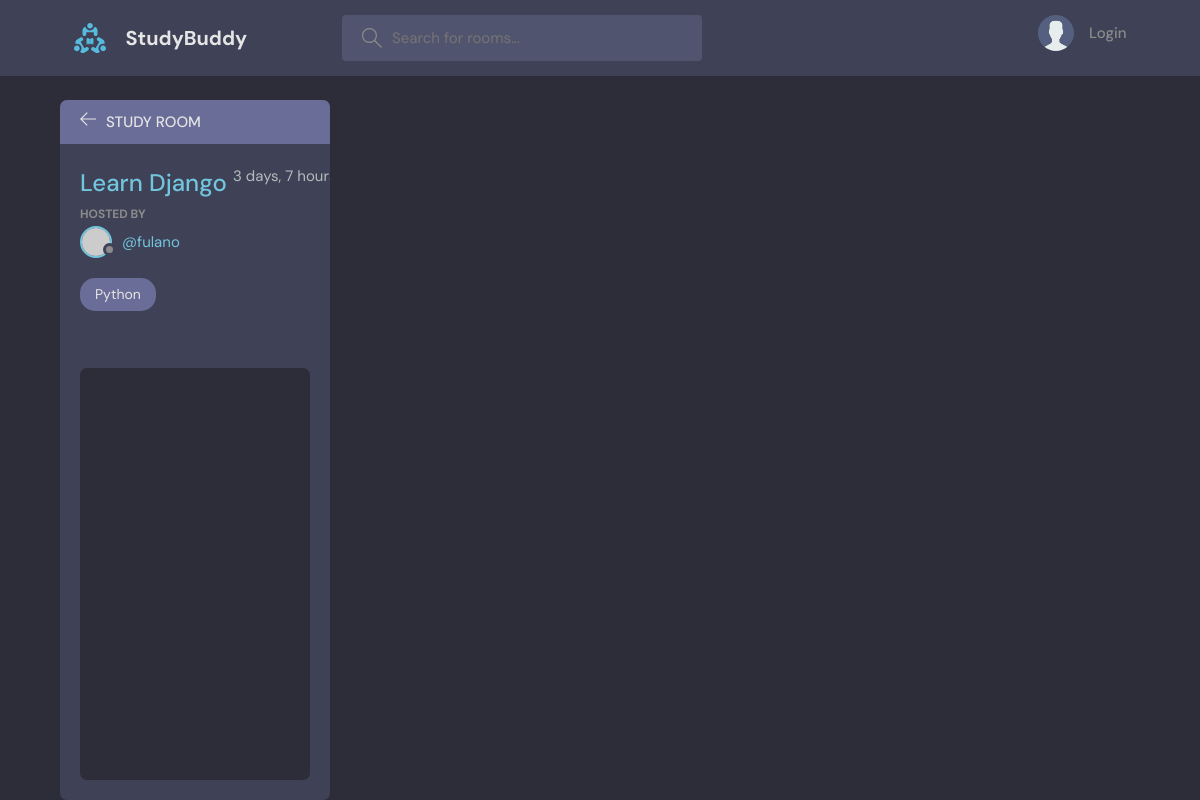
Page /room/6/ on the earlier database version.
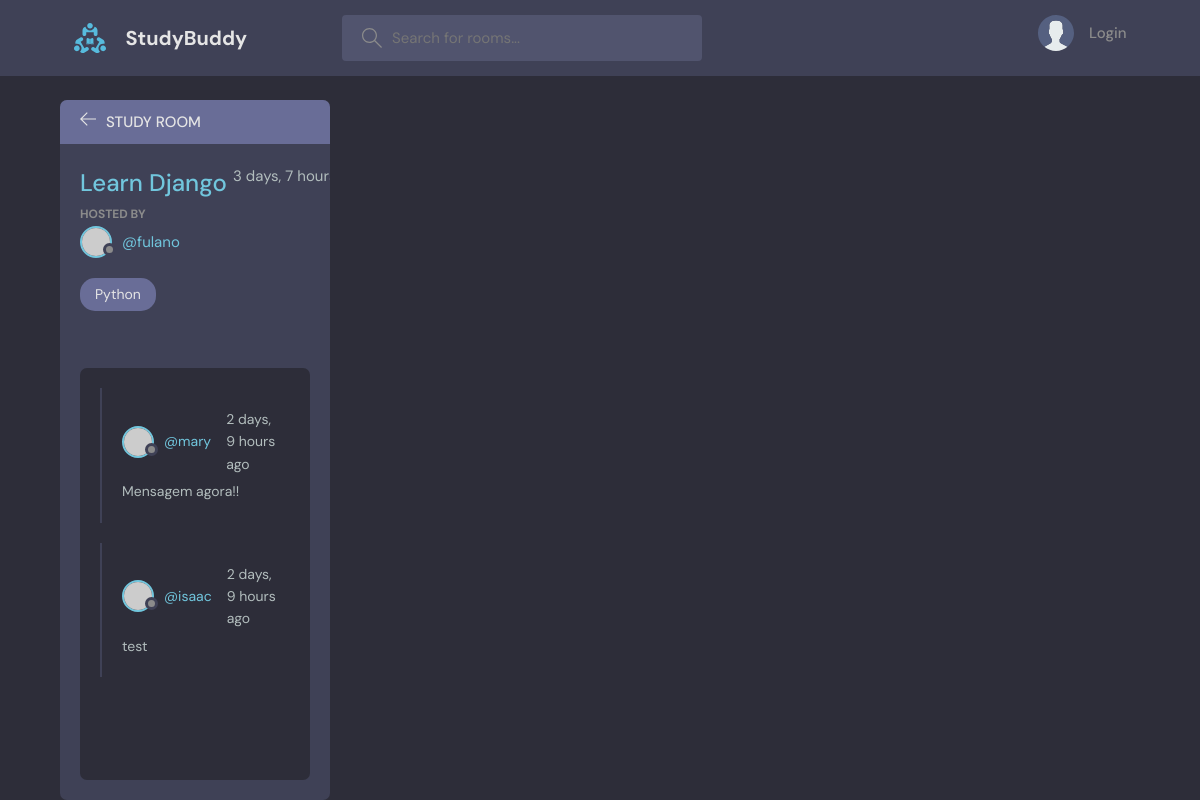
Same page on the later database version.
### base/models.py (models this page shows, shortened)
class Message(models.Model):
    user = models.ForeignKey(User, on_delete=models.CASCADE);
    room = models.ForeignKey(Room, on_delete=models.CASCADE);
    body = models.TextField();
    update = models.DateTimeField(auto_now=True);
    created = models.DateTimeField(auto_now_add=True);
    class Meta:
        ordering = ['-update', '-created'];

### base/views.py (the view, shortened to what this page needs)
# urls.py: path('room/<str:pk>/', views.room, name='room'),
def room(req, pk):
    room = Room.objects.get(id=pk);
    room_messages = room.message_set.all()
    participants = room.participants.all();
    context = {'room': room, 'room_messages': room_messages, 'participants': participants};
    return render(req, 'base/room.html', context);

### base/models.py (called while the page is built)
    def __str__(self):
        return self.name;

### base/templates/base/room.html (shortened to what this page needs)
{% extends 'index.html' %}
{% block content %}
    <main class="profile-page layout layout--2">
      <div class="container">
        <div class="room">
          <div class="room__top">
            <div class="room__topLeft">
              <a href="{% url 'home' %}">
                <svg version="1.1" xmlns="http://www.w3.org/2000/svg" width="32" height="32" viewBox="0 0 32 32">
                  <title>arrow-left</title>
                  <path
                    d="M13.723 2.286l-13.723 13.714 13.719 13.714 1.616-1.611-10.96-10.96h27.625v-2.286h-27.625l10.965-10.965-1.616-1.607z"
                  ></path>
                </svg>
              </a>
              <h3>Study Room</h3>
            </div>
          </div>
          <div class="room__box scroll">
            <div class="room__header scroll">
              <div class="room__info">
                <h3>{{room.name}}</h3>
                <span>{{room.created|timesince}}</span>
              </div>
              <div class="room__hosted">
                <p>Hosted By</p>
                <a href="{% url 'user-profile' room.host.id %}" class="room__author">
                  <div class="avatar avatar--small">
                    <img src="https://randomuser.me/api/portraits/men/37.jpg" />
                  </div>
                  <span>@{{room.host.username}}</span>
                </a>
              </div>
              <span class="room__topics">{{room.topic}}</span>
            </div>
            <div class="room__conversation">
              <div class="threads scroll">
                {% for message in room_messages %}
                <div class="thread">
                  <div class="thread__top">
                    <div class="thread__author">
                      <a href="{% url 'user-profile' message.user.id %}" class="thread__authorInfo">
                        <div class="avatar avatar--small">
                          <img src="https://randomuser.me/api/portraits/men/37.jpg" />
                        </div>
                        <span>@{{message.user}}</span>
                      </a>
                      <span class="thread__date">{{message.created|timesince}} ago</span>
                    </div>
                  </div>
                  <div class="thread__details">
                  {{message.body}}
                  </div>
                </div>
                {% endfor %}
              </div>
            </div>
          </div>
      </div>
    </main>
{% endblock content %}

Differences in the rows shown:
added Message: user "mary", created "2 days, 9 hours", body "Mensagem agora!!"
added Message: user "isaac", created "2 days, 9 hours", body "test"
